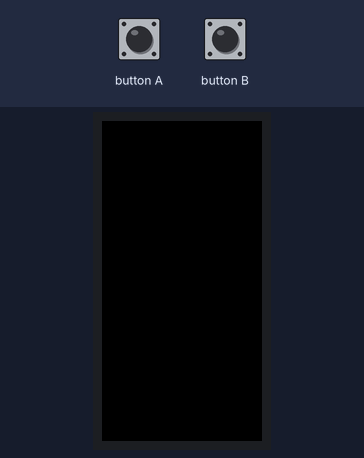
A sketch run on a simulated ESP32. Parts: 160×80 colour display. The test bench sets the inputs (shaded band).

Above: at 1.3 s.
1.4 s: button A pressed for 0.15 s
At 2.5 s:
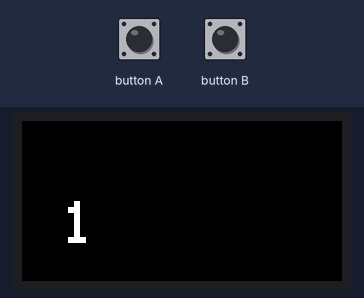
3.1 s: button B pressed for 0.15 s
At 3.8 s:
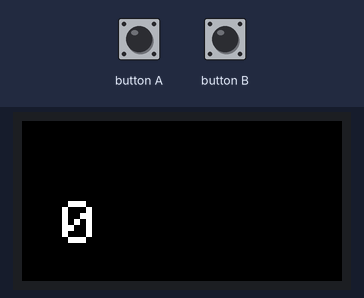
4.8 s: button B pressed for 1 s
At 6.4 s:
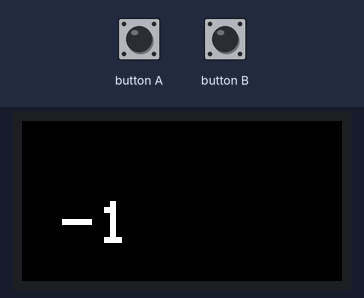
Timing chart, 0 to 7.9 s (numbered marks = the images above; inputs shaded):
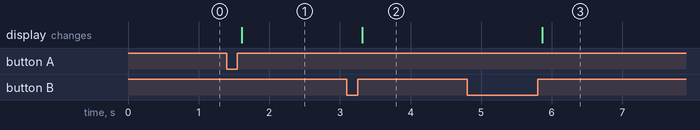

Measured:
- after the input at 1.4 s, the display: changes after 0.21 s (image 1)
- after the input at 3.1 s, the display: changes after 0.21 s (image 2)
- after the input at 4.8 s, the display: changes after 1.1 s (image 3)

The sketch:

m5stickc_button_lcd_counter.ino
```cpp
#include <Bounce2.h>
#include <M5StickC.h>

//Taster A,  mit der Auschrift "M5" am GPIO 37 angeschlossen
#define btnA G37

//Taster B,  am GPIO 39 angeschlossen
#define btnB G39

//Pause in Millisekunden zwischen zwei Signalen
const int PAUSE = 50;

//initialisieren der Bounce Objekte für die Taster
Bounce btnAbounce = Bounce(btnA, PAUSE);
Bounce btnBbounce = Bounce(btnB, PAUSE);

//der Zähler welcher manipuliert werden soll
int counter = 0;

void setup() {
  //Taster als Eingang über den internen Pullup Widerstand
  pinMode(btnA, INPUT_PULLUP);
  pinMode(btnB, INPUT_PULLUP);

  //für das LCD Display
  M5.begin();
  //Bildschirm in Schwarz
  M5.Lcd.fillScreen(BLACK);
  //um 90° drehen
  M5.Lcd.setRotation(1);
}

void loop() {
  //aktualisieren des Tasters
  btnAbounce.update();
  btnBbounce.update();

  //Wenn der Taster A betätigt wird dann...
  if (btnAbounce.rose()) {
    //Zähler um eins erhöhen
    ++counter;
    //Ausgabe des Wertes des Zählers
    displayCounter();
  }

  //Wenn der Taster B wird wird dann...
  if (btnBbounce.rose()) {
    //Zähler um eins verringern
    --counter;
    //Ausgabe des Werstes des Zählers
    displayCounter();
  }
}

//Ausgeben des Wertes des Zählers
//auf dem LCD Display des M5StickC
void displayCounter() {
  //Display löschen und Schwarz einfärben
  M5.Lcd.fillScreen(BLACK);
  //Positionieren des Textes an den Koordinaten
  M5.Lcd.setCursor(20, 40);
  //Schriftfarbe weiß
  M5.Lcd.setTextColor(WHITE);
  //Schriftgröße 3
  M5.Lcd.setTextSize(3);

  //den Integer Wert in ein String umwandeln
  String text = String(counter, DEC);
  //Umwandeln des Strings in ein char* und ausgeben auf dem LCD Display
  M5.Lcd.printf(text.c_str());
}
```
